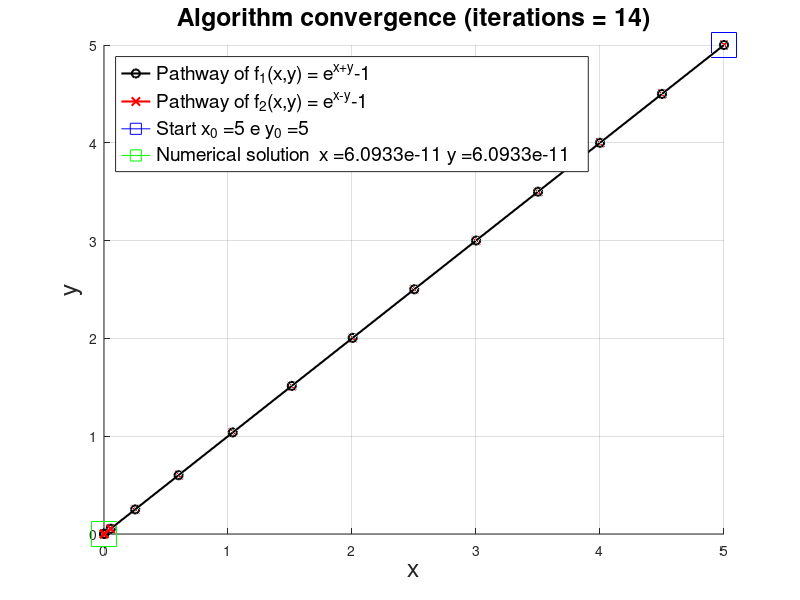
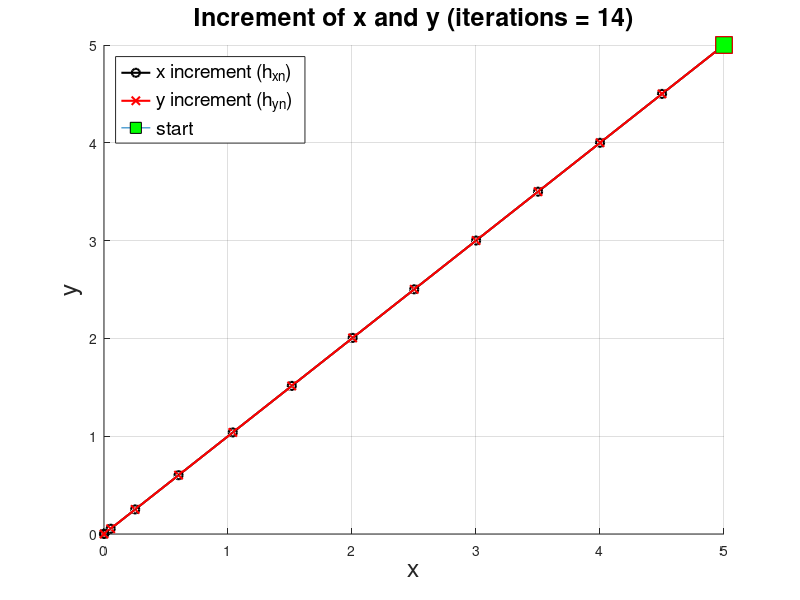

MATLAB code to generate these figures, in order:
 clc;
 clear;
 close all;

 %% 1 - Varbs inizialization

 f1 = @(x,y) exp(x+y)-1; %f1

 f2 = @(x,y) exp(x-y)-1;%f2

 J = @(x,y) [exp(x+y) exp(x+y);
     exp(x-y) -exp(x-y)]; %Jacobian

 x = input('Insert x0 = '); %values not so far from the true solution (0)
 y = input('Insert y0 = ');
 x0 = x;
 y0 = y;

 tol = 1e-4;
 maxiter = 1e3;
 h = [Inf;Inf];

 %varbs for the plots
 p = 0;
 hn = [];
 hx = [];
 hy = [];
 Y = [];
 X = [];
 F1 = [];
 F2 = [];

 %% 2 - Newton-Raphson

 n = 0;
 while norm(h)>tol && n<=maxiter %cond exit
     n=n+1;

     if isnan(det(J(x,y))) || abs(det(J(x,y))) < tol %control convergence
         p = 1;
         disp('###############!WARNING!###############')
         disp(['With input values x0 = ', num2str(x0),' e y0 = ', num2str(y0), ...
             ' the algorithm not converges.'])
         disp(['x result = ' num2str(x)])
         disp(['y result = ' num2str(y)])
         disp(['Iterations = ' num2str(n)])
         disp('###############!WARNING!###############')
         break
     end

     h = -J(x,y)\[f1(x,y);
         f2(x,y)]; %increment

     hx(n) = h(1); %store varbs plots
     hy(n) = h(2);
     X(n) = x;
     Y(n) = y;
     F1(n) = f1(x,y);
     F2(n) = f2(x,y);

     x = x + h(1); %x_n+1
     y = y + h(2); %y_n+1
 end

 %% 3 - Plots

 %figure path convergence
 if p == 0
     figure(1)
     hold on
     plot3(X,Y,F1,'-ko','LineWidth',1.5)
     grid on
     hold on
     plot3(X,Y,F2,'-rx','LineWidth',1.5)
     hold on
     plot(X(1),Y(1),'b','Marker','square', 'MarkerSize', 18); %starts
     hold on
     plot(X(end),Y(end),'g','Marker','square','MarkerSize', 18); %numerical solution
     hold off
     title(['Algorithm convergence (iterations = ', num2str(n) ')'],'FontSize',18);
     xlabel('x','FontSize',18)
     ylabel('y','FontSize',18)
     zlabel('numerical solution','FontSize',18)
     lgd2 = legend('Pathway of f_1(x,y) = e^x^+^y-1', ...
         'Pathway of f_2(x,y) = e^x^-^y-1', ...
         ['Start x_0 =' num2str(X(1)) ' e y_0 =' num2str(Y(1))], ...
         ['Numerical solution  x =' num2str(x) ' y =' num2str(x)],'Location','northwest');
     set(lgd2, 'FontSize', 14)
     view(0, 90);

     %increment pathway
     figure(2)
     plot3(X,Y,hx,'-ko','LineWidth',1.5)
     grid on
     hold on
     plot3(X,Y,hy,'-rx','LineWidth',1.5)
     hold on
     plot3(X(1),Y(1),hx(1),'Marker','square', 'MarkerSize', 12,'MarkerEdgeColor','k',...
         'MarkerFaceColor','g') %punto iniziale
     hold on
     plot3(X(1),Y(1),hy(1),'Marker','square', 'MarkerSize', 12,'MarkerEdgeColor','r',...
         'MarkerFaceColor','g') %punto iniziale
     title(['Increment of x and y (iterations = ', num2str(n) ')'], ...
         'FontSize',18);
     xlabel('x','FontSize',18);
     ylabel('y','FontSize',18);
     zlabel('h','FontSize',18)
     lgd3 = legend('x increment (h_x_n)','y increment (h_y_n)','start','Location','northwest');
     set(lgd3, 'FontSize', 14)
     view(0, 90);

     %disp risultati
     disp(' ')
     disp('###############-RESULTS-###############')
     disp(['Numerical solution x = ' num2str(x)]) %disp res
     disp(['Numerical solution y = ' num2str(y)])
     disp(['Iterations = ' num2str(n)])
 end